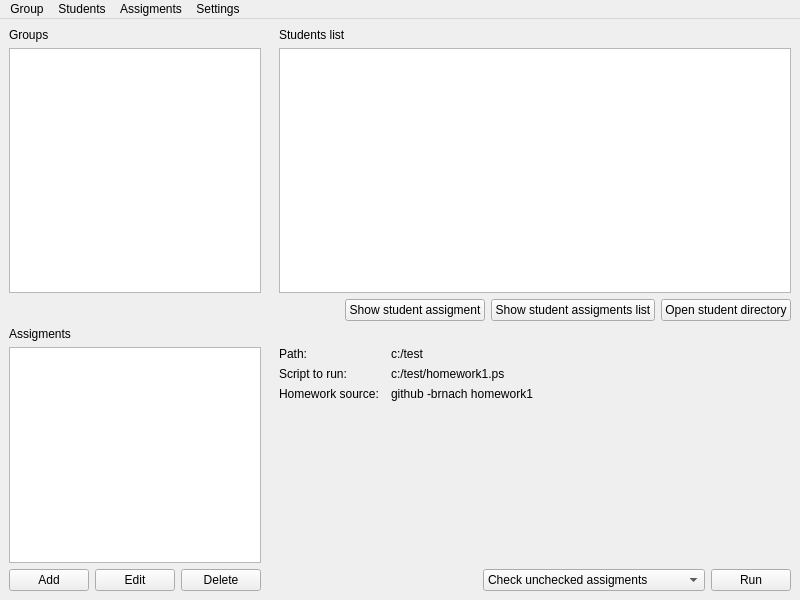
<?xml version="1.0" encoding="UTF-8"?>
<ui version="4.0">
 <class>AssigmentsMW</class>
 <widget class="QMainWindow" name="AssigmentsMW">
  <property name="geometry">
   <rect>
    <x>0</x>
    <y>0</y>
    <width>800</width>
    <height>600</height>
   </rect>
  </property>
  <property name="minimumSize">
   <size>
    <width>800</width>
    <height>600</height>
   </size>
  </property>
  <property name="windowTitle">
   <string>MainWindow</string>
  </property>
  <widget class="QWidget" name="centralwidget">
   <layout class="QGridLayout" name="gridLayout" columnstretch="1,3">
    <property name="horizontalSpacing">
     <number>18</number>
    </property>
    <item row="2" column="1">
     <layout class="QHBoxLayout" name="horizontalLayout">
      <property name="spacing">
       <number>6</number>
      </property>
      <item>
       <spacer name="horizontalSpacer">
        <property name="orientation">
         <enum>Qt::Horizontal</enum>
        </property>
        <property name="sizeHint" stdset="0">
         <size>
          <width>40</width>
          <height>20</height>
         </size>
        </property>
       </spacer>
      </item>
      <item>
       <widget class="QPushButton" name="pushButton_2">
        <property name="text">
         <string>Show student assigment</string>
        </property>
       </widget>
      </item>
      <item>
       <widget class="QPushButton" name="pushButton_8">
        <property name="text">
         <string>Show student assigments list</string>
        </property>
       </widget>
      </item>
      <item>
       <widget class="QPushButton" name="pushButton">
        <property name="text">
         <string>Open student directory</string>
        </property>
       </widget>
      </item>
     </layout>
    </item>
    <item row="1" column="1">
     <layout class="QVBoxLayout" name="verticalLayout_2">
      <property name="spacing">
       <number>6</number>
      </property>
      <item>
       <widget class="QLabel" name="label_2">
        <property name="text">
         <string>Students list</string>
        </property>
       </widget>
      </item>
      <item>
       <widget class="QTableView" name="t_studentsList">
        <property name="showDropIndicator" stdset="0">
         <bool>false</bool>
        </property>
        <property name="dragDropOverwriteMode">
         <bool>false</bool>
        </property>
        <property name="alternatingRowColors">
         <bool>true</bool>
        </property>
        <property name="selectionBehavior">
         <enum>QAbstractItemView::SelectRows</enum>
        </property>
        <property name="horizontalScrollMode">
         <enum>QAbstractItemView::ScrollPerPixel</enum>
        </property>
        <property name="sortingEnabled">
         <bool>false</bool>
        </property>
        <property name="wordWrap">
         <bool>false</bool>
        </property>
        <property name="cornerButtonEnabled">
         <bool>false</bool>
        </property>
        <attribute name="horizontalHeaderHighlightSections">
         <bool>false</bool>
        </attribute>
        <attribute name="verticalHeaderVisible">
         <bool>false</bool>
        </attribute>
       </widget>
      </item>
     </layout>
    </item>
    <item row="3" column="1">
     <layout class="QVBoxLayout" name="verticalLayout_4">
      <item>
       <spacer name="verticalSpacer_2">
        <property name="orientation">
         <enum>Qt::Vertical</enum>
        </property>
        <property name="sizeType">
         <enum>QSizePolicy::Fixed</enum>
        </property>
        <property name="sizeHint" stdset="0">
         <size>
          <width>20</width>
          <height>20</height>
         </size>
        </property>
       </spacer>
      </item>
      <item>
       <layout class="QGridLayout" name="gridLayout_2" columnstretch="0,1">
        <property name="horizontalSpacing">
         <number>12</number>
        </property>
        <property name="verticalSpacing">
         <number>6</number>
        </property>
        <item row="2" column="1">
         <widget class="QLabel" name="label_7">
          <property name="text">
           <string>c:/test/homework1.ps</string>
          </property>
         </widget>
        </item>
        <item row="3" column="0">
         <widget class="QLabel" name="label_8">
          <property name="text">
           <string>Homework source:</string>
          </property>
         </widget>
        </item>
        <item row="2" column="0">
         <widget class="QLabel" name="label_6">
          <property name="text">
           <string>Script to run:</string>
          </property>
         </widget>
        </item>
        <item row="1" column="0">
         <widget class="QLabel" name="label_4">
          <property name="text">
           <string>Path:</string>
          </property>
         </widget>
        </item>
        <item row="1" column="1">
         <widget class="QLabel" name="label_5">
          <property name="text">
           <string>c:/test</string>
          </property>
         </widget>
        </item>
        <item row="3" column="1">
         <widget class="QLabel" name="label_9">
          <property name="text">
           <string>github -brnach homework1</string>
          </property>
         </widget>
        </item>
       </layout>
      </item>
      <item>
       <spacer name="verticalSpacer">
        <property name="orientation">
         <enum>Qt::Vertical</enum>
        </property>
        <property name="sizeHint" stdset="0">
         <size>
          <width>20</width>
          <height>40</height>
         </size>
        </property>
       </spacer>
      </item>
      <item>
       <layout class="QHBoxLayout" name="horizontalLayout_2">
        <property name="spacing">
         <number>6</number>
        </property>
        <property name="topMargin">
         <number>6</number>
        </property>
        <item>
         <spacer name="horizontalSpacer_2">
          <property name="orientation">
           <enum>Qt::Horizontal</enum>
          </property>
          <property name="sizeHint" stdset="0">
           <size>
            <width>40</width>
            <height>20</height>
           </size>
          </property>
         </spacer>
        </item>
        <item>
         <widget class="QComboBox" name="comboBox">
          <item>
           <property name="text">
            <string>Check unchecked assigments</string>
           </property>
          </item>
          <item>
           <property name="text">
            <string>Check all assigments</string>
           </property>
          </item>
          <item>
           <property name="text">
            <string>Check selected group assigments</string>
           </property>
          </item>
          <item>
           <property name="text">
            <string>Check selected student assigments</string>
           </property>
          </item>
         </widget>
        </item>
        <item>
         <widget class="QPushButton" name="pushButton_7">
          <property name="text">
           <string>Run</string>
          </property>
         </widget>
        </item>
       </layout>
      </item>
     </layout>
    </item>
    <item row="1" column="0">
     <layout class="QVBoxLayout" name="verticalLayout">
      <property name="spacing">
       <number>6</number>
      </property>
      <item>
       <widget class="QLabel" name="label">
        <property name="text">
         <string>Groups</string>
        </property>
       </widget>
      </item>
      <item>
       <widget class="QListView" name="l_groupsList"/>
      </item>
     </layout>
    </item>
    <item row="3" column="0">
     <layout class="QVBoxLayout" name="verticalLayout_3">
      <property name="spacing">
       <number>6</number>
      </property>
      <item>
       <widget class="QLabel" name="label_3">
        <property name="text">
         <string>Assigments</string>
        </property>
       </widget>
      </item>
      <item>
       <widget class="QListView" name="l_assigmentsList"/>
      </item>
      <item>
       <layout class="QHBoxLayout" name="horizontalLayout_3">
        <property name="spacing">
         <number>6</number>
        </property>
        <item>
         <widget class="QPushButton" name="pushButton_5">
          <property name="text">
           <string>Add</string>
          </property>
         </widget>
        </item>
        <item>
         <widget class="QPushButton" name="pushButton_4">
          <property name="text">
           <string>Edit</string>
          </property>
         </widget>
        </item>
        <item>
         <widget class="QPushButton" name="pushButton_3">
          <property name="text">
           <string>Delete</string>
          </property>
         </widget>
        </item>
       </layout>
      </item>
     </layout>
    </item>
   </layout>
  </widget>
  <widget class="QMenuBar" name="menubar">
   <property name="geometry">
    <rect>
     <x>0</x>
     <y>0</y>
     <width>800</width>
     <height>22</height>
    </rect>
   </property>
   <widget class="QMenu" name="menuGroup">
    <property name="title">
     <string>Group</string>
    </property>
    <addaction name="actionNew_group"/>
    <addaction name="actionDelete_group"/>
    <addaction name="actionEdit_group"/>
   </widget>
   <widget class="QMenu" name="menuStudents">
    <property name="title">
     <string>Students</string>
    </property>
    <addaction name="actionNew_student"/>
    <addaction name="actionDelete_student"/>
    <addaction name="actionEdit_student"/>
    <addaction name="separator"/>
    <addaction name="actionImport_students_from_CSV"/>
   </widget>
   <widget class="QMenu" name="menuAssigments">
    <property name="title">
     <string>Assigments</string>
    </property>
    <addaction name="actionLoad_from_zip_moodle"/>
   </widget>
   <widget class="QMenu" name="menuSettings">
    <property name="title">
     <string>Settings</string>
    </property>
    <widget class="QMenu" name="menuLanguage">
     <property name="title">
      <string>Language</string>
     </property>
     <addaction name="actionEnglish"/>
     <addaction name="actionPolish"/>
    </widget>
    <addaction name="menuLanguage"/>
   </widget>
   <addaction name="menuGroup"/>
   <addaction name="menuStudents"/>
   <addaction name="menuAssigments"/>
   <addaction name="menuSettings"/>
  </widget>
  <action name="actionNew_group">
   <property name="text">
    <string>New group</string>
   </property>
  </action>
  <action name="actionDelete_group">
   <property name="text">
    <string>Delete group</string>
   </property>
  </action>
  <action name="actionEdit_group">
   <property name="text">
    <string>Edit group</string>
   </property>
  </action>
  <action name="actionNew_student">
   <property name="text">
    <string>New student</string>
   </property>
  </action>
  <action name="actionDelete_student">
   <property name="text">
    <string>Delete student</string>
   </property>
  </action>
  <action name="actionEdit_student">
   <property name="text">
    <string>Edit student</string>
   </property>
  </action>
  <action name="actionImport_students_from_CSV">
   <property name="text">
    <string>Import students from CSV</string>
   </property>
  </action>
  <action name="actionLoad_from_zip_moodle">
   <property name="text">
    <string>Load from moodle (.zip)</string>
   </property>
  </action>
  <action name="actionEnglish">
   <property name="text">
    <string>English</string>
   </property>
  </action>
  <action name="actionPolish">
   <property name="text">
    <string>Polish</string>
   </property>
  </action>
 </widget>
 <resources/>
 <connections/>
</ui>
